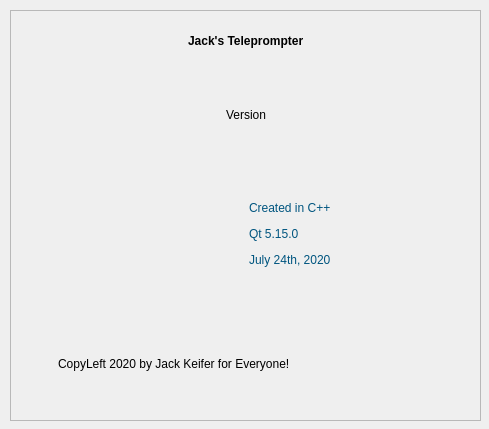
<?xml version="1.0" encoding="UTF-8"?>
<ui version="4.0">
 <class>About</class>
 <widget class="QDialog" name="About">
  <property name="geometry">
   <rect>
    <x>0</x>
    <y>0</y>
    <width>489</width>
    <height>429</height>
   </rect>
  </property>
  <property name="windowTitle">
   <string>About Jack's Teleprompter</string>
  </property>
  <property name="windowIcon">
   <iconset resource="resources.qrc">
    <normaloff>:/res/resources/about.png</normaloff>:/res/resources/about.png</iconset>
  </property>
  <widget class="QFrame" name="frame">
   <property name="geometry">
    <rect>
     <x>10</x>
     <y>10</y>
     <width>471</width>
     <height>411</height>
    </rect>
   </property>
   <property name="frameShape">
    <enum>QFrame::StyledPanel</enum>
   </property>
   <property name="frameShadow">
    <enum>QFrame::Raised</enum>
   </property>
   <widget class="QWidget" name="verticalLayoutWidget">
    <property name="geometry">
     <rect>
      <x>30</x>
      <y>20</y>
      <width>411</width>
      <height>381</height>
     </rect>
    </property>
    <layout class="QVBoxLayout" name="verticalLayout">
     <item>
      <layout class="QHBoxLayout" name="horizontalLayout">
       <property name="topMargin">
        <number>0</number>
       </property>
       <item>
        <spacer name="horizontalSpacer">
         <property name="orientation">
          <enum>Qt::Horizontal</enum>
         </property>
         <property name="sizeHint" stdset="0">
          <size>
           <width>40</width>
           <height>20</height>
          </size>
         </property>
        </spacer>
       </item>
       <item>
        <widget class="QLabel" name="label_2">
         <property name="maximumSize">
          <size>
           <width>16777215</width>
           <height>22</height>
          </size>
         </property>
         <property name="font">
          <font>
           <weight>75</weight>
           <bold>true</bold>
          </font>
         </property>
         <property name="text">
          <string>Jack's Teleprompter</string>
         </property>
        </widget>
       </item>
       <item>
        <spacer name="horizontalSpacer_2">
         <property name="orientation">
          <enum>Qt::Horizontal</enum>
         </property>
         <property name="sizeHint" stdset="0">
          <size>
           <width>22</width>
           <height>20</height>
          </size>
         </property>
        </spacer>
       </item>
      </layout>
     </item>
     <item>
      <layout class="QHBoxLayout" name="horizontalLayout_2">
       <property name="topMargin">
        <number>0</number>
       </property>
       <item>
        <spacer name="horizontalSpacer_3">
         <property name="orientation">
          <enum>Qt::Horizontal</enum>
         </property>
         <property name="sizeHint" stdset="0">
          <size>
           <width>40</width>
           <height>20</height>
          </size>
         </property>
        </spacer>
       </item>
       <item>
        <widget class="QLabel" name="label_Version">
         <property name="text">
          <string>Version</string>
         </property>
        </widget>
       </item>
       <item>
        <spacer name="horizontalSpacer_4">
         <property name="orientation">
          <enum>Qt::Horizontal</enum>
         </property>
         <property name="sizeHint" stdset="0">
          <size>
           <width>40</width>
           <height>20</height>
          </size>
         </property>
        </spacer>
       </item>
      </layout>
     </item>
     <item>
      <spacer name="verticalSpacer">
       <property name="orientation">
        <enum>Qt::Vertical</enum>
       </property>
       <property name="sizeType">
        <enum>QSizePolicy::Fixed</enum>
       </property>
       <property name="sizeHint" stdset="0">
        <size>
         <width>20</width>
         <height>0</height>
        </size>
       </property>
      </spacer>
     </item>
     <item>
      <layout class="QHBoxLayout" name="horizontalLayout_3">
       <property name="leftMargin">
        <number>0</number>
       </property>
       <property name="topMargin">
        <number>0</number>
       </property>
       <item>
        <widget class="QLabel" name="label_pic">
         <property name="text">
          <string/>
         </property>
         <property name="pixmap">
          <pixmap resource="resources.qrc">:/res/resources/Beasley7.png</pixmap>
         </property>
        </widget>
       </item>
       <item>
        <widget class="QLabel" name="label_desc">
         <property name="text">
          <string>&lt;html&gt;&lt;head/&gt;&lt;body&gt;&lt;p&gt;&lt;span style=&quot; color:#00557f;&quot;&gt;Created in C++&lt;/span&gt;&lt;/p&gt;&lt;p&gt;&lt;span style=&quot; color:#00557f;&quot;&gt;Qt 5.15.0&lt;/span&gt;&lt;/p&gt;&lt;p&gt;&lt;span style=&quot; color:#00557f;&quot;&gt;July 24th, 2020&lt;/span&gt;&lt;/p&gt;&lt;/body&gt;&lt;/html&gt;</string>
         </property>
        </widget>
       </item>
      </layout>
     </item>
     <item>
      <layout class="QHBoxLayout" name="horizontalLayout_4">
       <property name="topMargin">
        <number>20</number>
       </property>
       <item>
        <widget class="QLabel" name="label_clpic">
         <property name="maximumSize">
          <size>
           <width>12</width>
           <height>16777215</height>
          </size>
         </property>
         <property name="text">
          <string/>
         </property>
         <property name="pixmap">
          <pixmap resource="resources.qrc">:/res/resources/copyleft.png</pixmap>
         </property>
        </widget>
       </item>
       <item>
        <widget class="QLabel" name="label_copyleft">
         <property name="text">
          <string>&lt;html&gt;&lt;head/&gt;&lt;body&gt;&lt;p&gt;CopyLeft 2020 by Jack Keifer for Everyone!&lt;/p&gt;&lt;/body&gt;&lt;/html&gt;</string>
         </property>
        </widget>
       </item>
      </layout>
     </item>
    </layout>
   </widget>
  </widget>
 </widget>
 <resources>
  <include location="resources.qrc"/>
 </resources>
 <connections/>
</ui>
